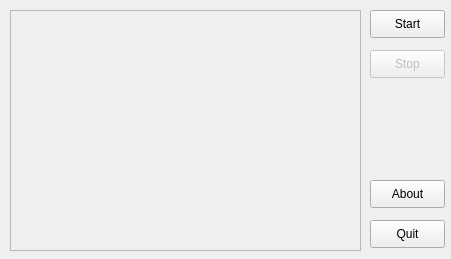
<ui version="4.0" >
 <class>SvmacQt</class>
 <widget class="QWidget" name="SvmacQt" >
  <property name="windowModality" >
   <enum>Qt::NonModal</enum>
  </property>
  <property name="geometry" >
   <rect>
    <x>0</x>
    <y>0</y>
    <width>451</width>
    <height>259</height>
   </rect>
  </property>
  <property name="sizePolicy" >
   <sizepolicy vsizetype="Fixed" hsizetype="Fixed" >
    <horstretch>0</horstretch>
    <verstretch>0</verstretch>
   </sizepolicy>
  </property>
  <property name="windowTitle" >
   <string>SVM Audio Classifier</string>
  </property>
  <widget class="QTextEdit" name="textEdit" >
   <property name="enabled" >
    <bool>false</bool>
   </property>
   <property name="geometry" >
    <rect>
     <x>10</x>
     <y>10</y>
     <width>351</width>
     <height>241</height>
    </rect>
   </property>
  </widget>
  <widget class="QPushButton" name="startButton" >
   <property name="geometry" >
    <rect>
     <x>370</x>
     <y>10</y>
     <width>75</width>
     <height>28</height>
    </rect>
   </property>
   <property name="text" >
    <string>Start</string>
   </property>
  </widget>
  <widget class="QPushButton" name="stopButton" >
   <property name="enabled" >
    <bool>false</bool>
   </property>
   <property name="geometry" >
    <rect>
     <x>370</x>
     <y>50</y>
     <width>75</width>
     <height>28</height>
    </rect>
   </property>
   <property name="text" >
    <string>Stop</string>
   </property>
  </widget>
  <widget class="QPushButton" name="quitButton" >
   <property name="geometry" >
    <rect>
     <x>370</x>
     <y>220</y>
     <width>75</width>
     <height>28</height>
    </rect>
   </property>
   <property name="text" >
    <string>Quit</string>
   </property>
  </widget>
  <widget class="QPushButton" name="aboutButton" >
   <property name="geometry" >
    <rect>
     <x>370</x>
     <y>180</y>
     <width>75</width>
     <height>28</height>
    </rect>
   </property>
   <property name="text" >
    <string>About</string>
   </property>
  </widget>
 </widget>
 <resources/>
 <connections/>
</ui>
